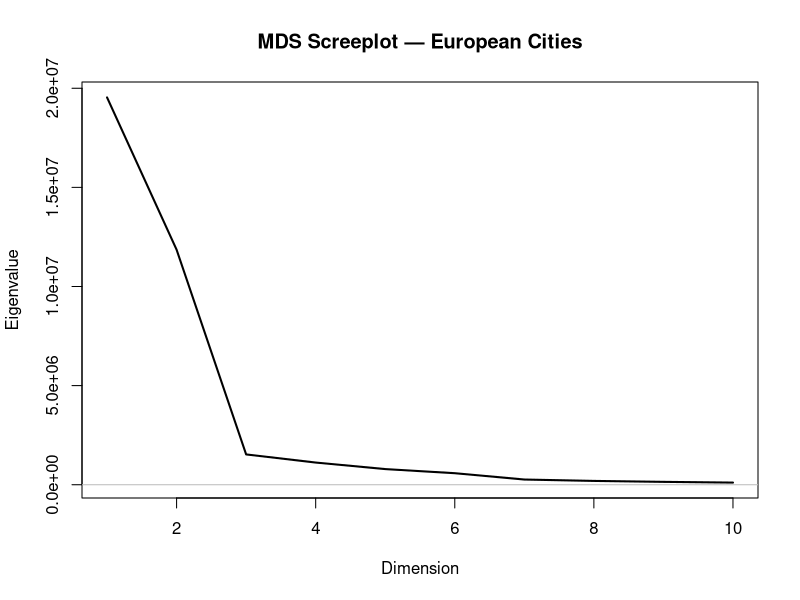
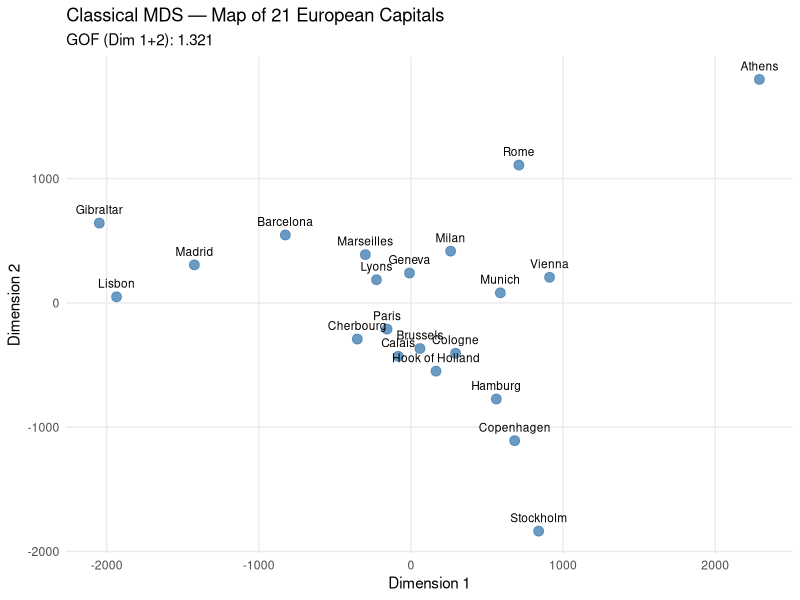

The R script that drew these images, in order:
## ---- chunk 1
knitr::opts_chunk$set(
  echo = TRUE,
  fig.align = "center",
  message = FALSE,
  warning = FALSE
)
## ---- chunk 2
data("eurodist")
dist_mat <- as.matrix(eurodist)
dim(dist_mat)
round(dist_mat[1:6, 1:6], 0)
## ---- chunk 3
mds_euro <- cmdscale(
  eurodist,
  eig = TRUE,     # return eigenvalues
  k = 2           # target dimensionality
)

str(mds_euro, max.level = 2)
## ---- chunk 4
# Screeplot of eigenvalues
plot(mds_euro$eig[1:10],
     type = "l", lwd = 2,
     xlab = "Dimension",
     ylab = "Eigenvalue",
     main = "MDS Screeplot — European Cities")
abline(h = 0, col = "gray")

# Quantitative GOF
cat("GOF for first 2 dimensions:", round(sum(mds_euro$GOF[1:2]^2), 3), "\n")
cat("Cumulative GOF:", round(mds_euro$GOF[2], 3), "\n")
## ---- chunk 5
library(ggplot2)

cities_df <- data.frame(
  city = rownames(mds_euro$points),
  x = mds_euro$points[, 1],
  y = mds_euro$points[, 2]
)

ggplot(cities_df, aes(x = x, y = y, label = city)) +
  geom_point(color = "steelblue", size = 3, alpha = 0.8) +
  geom_text(vjust = -1, size = 3, color = "black") +
  labs(
    title = "Classical MDS — Map of 21 European Capitals",
    subtitle = paste("GOF (Dim 1+2):", round(sum(mds_euro$GOF[1:2]^2), 3)),
    x = "Dimension 1",
    y = "Dimension 2"
  ) +
  theme_minimal() +
  theme(panel.grid.minor = element_blank())
## ---- chunk 6
recovered_dist <- dist(mds_euro$points)
cor(as.vector(dist_mat), as.vector(as.matrix(recovered_dist)))  # correlation check
